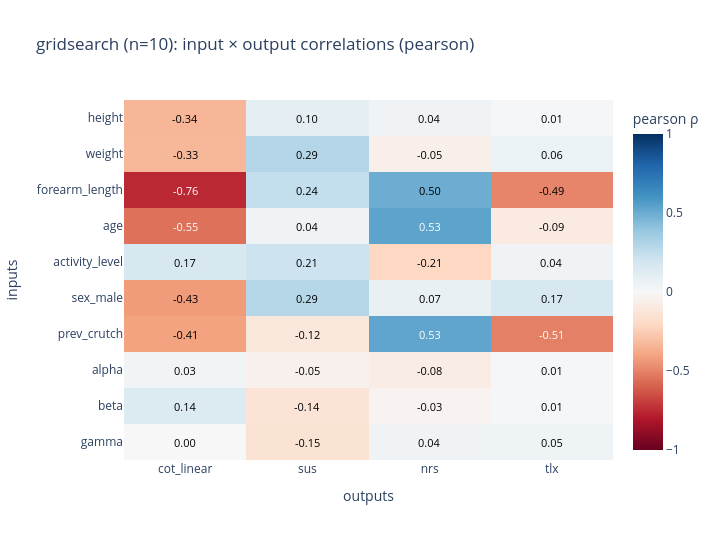
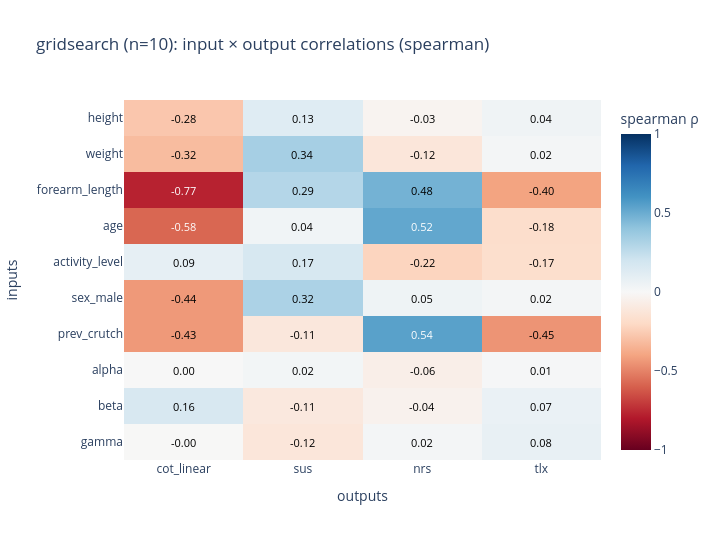

Notebook cell for these charts, in order:
### Markdown cell above
## Cell 7 - input x output correlation matrix

### Code cell
fig = opt_viz.plot_correlation_matrix(df, method='pearson', title_prefix='gridsearch (n=10): ')
fig.show()

fig = opt_viz.plot_correlation_matrix(df, method='spearman', title_prefix='gridsearch (n=10): ')
fig.show()

### Figure 1 — Plotly figure (JSON) as saved in the notebook; plotly's stock layout.template omitted (floating-point values rounded to 4 significant figures)
{"data": [{"colorbar": {"title": {"text": "pearson ρ"}}, "colorscale": [[0, "rgb(103,0,31)"], [0.1, "rgb(178,24,43)"], [0.2, "rgb(214,96,77)"], [0.3, "rgb(244,165,130)"], [0.4, "rgb(253,219,199)"], [0.5, "rgb(247,247,247)"], [0.6, "rgb(209,229,240)"], [0.7, "rgb(146,197,222)"], [0.8, "rgb(67,147,195)"], [0.9, "rgb(33,102,172)"], [1, "rgb(5,48,97)"]], "hovertemplate": "input=%{y}<br>output=%{x}<br>ρ=%{z:.3f}<extra></extra>", "type": "heatmap", "x": ["cot_linear", "sus", "nrs", "tlx"], "y": ["height", "weight", "forearm_length", "age", "activity_level", "sex_male", "prev_crutch", "alpha", "beta", "gamma"], "z": [[-0.3372, 0.1018, 0.04468, 0.008693], [-0.3297, 0.292, -0.05476, 0.06081], [-0.7554, 0.2437, 0.496, -0.4929], [-0.5503, 0.0442, 0.534, -0.09059], [0.1652, 0.2136, -0.2081, 0.04283], [-0.4257, 0.2861, 0.07377, 0.1701], [-0.4069, -0.1151, 0.5283, -0.5069], [0.03132, -0.0476, -0.07907, 0.009563], [0.1401, -0.1381, -0.02754, 0.01232], [0.002282, -0.1454, 0.04016, 0.04761]], "zmax": 1, "zmin": -1}], "layout": {"annotations": [{"font": {"color": "black", "size": 11}, "showarrow": false, "text": "-0.34", "x": "cot_linear", "y": "height"}, {"font": {"color": "black", "size": 11}, "showarrow": false, "text": "0.10", "x": "sus", "y": "height"}, {"font": {"color": "black", "size": 11}, "showarrow": false, "text": "0.04", "x": "nrs", "y": "height"}, {"font": {"color": "black", "size": 11}, "showarrow": false, "text": "0.01", "x": "tlx", "y": "height"}, {"font": {"color": "black", "size": 11}, "showarrow": false, "text": "-0.33", "x": "cot_linear", "y": "weight"}, {"font": {"color": "black", "size": 11}, "showarrow": false, "text": "0.29", "x": "sus", "y": "weight"}, {"font": {"color": "black", "size": 11}, "showarrow": false, "text": "-0.05", "x": "nrs", "y": "weight"}, {"font": {"color": "black", "size": 11}, "showarrow": false, "text": "0.06", "x": "tlx", "y": "weight"}, {"font": {"color": "white", "size": 11}, "showarrow": false, "text": "-0.76", "x": "cot_linear", "y": "forearm_length"}, {"font": {"color": "black", "size": 11}, "showarrow": false, "text": "0.24", "x": "sus", "y": "forearm_length"}, {"font": {"color": "black", "size": 11}, "showarrow": false, "text": "0.50", "x": "nrs", "y": "forearm_length"}, {"font": {"color": "black", "size": 11}, "showarrow": false, "text": "-0.49", "x": "tlx", "y": "forearm_length"}, {"font": {"color": "white", "size": 11}, "showarrow": false, "text": "-0.55", "x": "cot_linear", "y": "age"}, {"font": {"color": "black", "size": 11}, "showarrow": false, "text": "0.04", "x": "sus", "y": "age"}, {"font": {"color": "white", "size": 11}, "showarrow": false, "text": "0.53", "x": "nrs", "y": "age"}, {"font": {"color": "black", "size": 11}, "showarrow": false, "text": "-0.09", "x": "tlx", "y": "age"}, {"font": {"color": "black", "size": 11}, "showarrow": false, "text": "0.17", "x": "cot_linear", "y": "activity_level"}, {"font": {"color": "black", "size": 11}, "showarrow": false, "text": "0.21", "x": "sus", "y": "activity_level"}, {"font": {"color": "black", "size": 11}, "showarrow": false, "text": "-0.21", "x": "nrs", "y": "activity_level"}, {"font": {"color": "black", "size": 11}, "showarrow": false, "text": "0.04", "x": "tlx", "y": "activity_level"}, {"font": {"color": "black", "size": 11}, "showarrow": false, "text": "-0.43", "x": "cot_linear", "y": "sex_male"}, {"font": {"color": "black", "size": 11}, "showarrow": false, "text": "0.29", "x": "sus", "y": "sex_male"}, {"font": {"color": "black", "size": 11}, "showarrow": false, "text": "0.07", "x": "nrs", "y": "sex_male"}, {"font": {"color": "black", "size": 11}, "showarrow": false, "text": "0.17", "x": "tlx", "y": "sex_male"}, {"font": {"color": "black", "size": 11}, "showarrow": false, "text": "-0.41", "x": "cot_linear", "y": "prev_crutch"}, {"font": {"color": "black", "size": 11}, "showarrow": false, "text": "-0.12", "x": "sus", "y": "prev_crutch"}, {"font": {"color": "white", "size": 11}, "showarrow": false, "text": "0.53", "x": "nrs", "y": "prev_crutch"}, {"font": {"color": "white", "size": 11}, "showarrow": false, "text": "-0.51", "x": "tlx", "y": "prev_crutch"}, {"font": {"color": "black", "size": 11}, "showarrow": false, "text": "0.03", "x": "cot_linear", "y": "alpha"}, {"font": {"color": "black", "size": 11}, "showarrow": false, "text": "-0.05", "x": "sus", "y": "alpha"}, {"font": {"color": "black", "size": 11}, "showarrow": false, "text": "-0.08", "x": "nrs", "y": "alpha"}, {"font": {"color": "black", "size": 11}, "showarrow": false, "text": "0.01", "x": "tlx", "y": "alpha"}, {"font": {"color": "black", "size": 11}, "showarrow": false, "text": "0.14", "x": "cot_linear", "y": "beta"}, {"font": {"color": "black", "size": 11}, "showarrow": false, "text": "-0.14", "x": "sus", "y": "beta"}, {"font": {"color": "black", "size": 11}, "showarrow": false, "text": "-0.03", "x": "nrs", "y": "beta"}, {"font": {"color": "black", "size": 11}, "showarrow": false, "text": "0.01", "x": "tlx", "y": "beta"}, {"font": {"color": "black", "size": 11}, "showarrow": false, "text": "0.00", "x": "cot_linear", "y": "gamma"}, {"font": {"color": "black", "size": 11}, "showarrow": false, "text": "-0.15", "x": "sus", "y": "gamma"}, {"font": {"color": "black", "size": 11}, "showarrow": false, "text": "0.04", "x": "nrs", "y": "gamma"}, {"font": {"color": "black", "size": 11}, "showarrow": false, "text": "0.05", "x": "tlx", "y": "gamma"}], "height": 540, "title": {"text": "gridsearch (n=10): input × output correlations (pearson)"}, "width": 720, "xaxis": {"title": {"text": "outputs"}}, "yaxis": {"autorange": "reversed", "title": {"text": "inputs"}}}}

### Figure 2 — Plotly figure (JSON) as saved in the notebook; plotly's stock layout.template omitted (floating-point values rounded to 4 significant figures)
{"data": [{"colorbar": {"title": {"text": "spearman ρ"}}, "colorscale": [[0, "rgb(103,0,31)"], [0.1, "rgb(178,24,43)"], [0.2, "rgb(214,96,77)"], [0.3, "rgb(244,165,130)"], [0.4, "rgb(253,219,199)"], [0.5, "rgb(247,247,247)"], [0.6, "rgb(209,229,240)"], [0.7, "rgb(146,197,222)"], [0.8, "rgb(67,147,195)"], [0.9, "rgb(33,102,172)"], [1, "rgb(5,48,97)"]], "hovertemplate": "input=%{y}<br>output=%{x}<br>ρ=%{z:.3f}<extra></extra>", "type": "heatmap", "x": ["cot_linear", "sus", "nrs", "tlx"], "y": ["height", "weight", "forearm_length", "age", "activity_level", "sex_male", "prev_crutch", "alpha", "beta", "gamma"], "z": [[-0.2764, 0.126, -0.02757, 0.04354], [-0.3156, 0.3355, -0.1196, 0.01894], [-0.7717, 0.2935, 0.4753, -0.404], [-0.5799, 0.03761, 0.5209, -0.1798], [0.08911, 0.1691, -0.2218, -0.1744], [-0.4351, 0.316, 0.04836, 0.02162], [-0.434, -0.1144, 0.5446, -0.4487], [0.002382, 0.02499, -0.06369, 0.00794], [0.1618, -0.1058, -0.04022, 0.06824], [-0.002572, -0.1193, 0.02104, 0.07863]], "zmax": 1, "zmin": -1}], "layout": {"annotations": [{"font": {"color": "black", "size": 11}, "showarrow": false, "text": "-0.28", "x": "cot_linear", "y": "height"}, {"font": {"color": "black", "size": 11}, "showarrow": false, "text": "0.13", "x": "sus", "y": "height"}, {"font": {"color": "black", "size": 11}, "showarrow": false, "text": "-0.03", "x": "nrs", "y": "height"}, {"font": {"color": "black", "size": 11}, "showarrow": false, "text": "0.04", "x": "tlx", "y": "height"}, {"font": {"color": "black", "size": 11}, "showarrow": false, "text": "-0.32", "x": "cot_linear", "y": "weight"}, {"font": {"color": "black", "size": 11}, "showarrow": false, "text": "0.34", "x": "sus", "y": "weight"}, {"font": {"color": "black", "size": 11}, "showarrow": false, "text": "-0.12", "x": "nrs", "y": "weight"}, {"font": {"color": "black", "size": 11}, "showarrow": false, "text": "0.02", "x": "tlx", "y": "weight"}, {"font": {"color": "white", "size": 11}, "showarrow": false, "text": "-0.77", "x": "cot_linear", "y": "forearm_length"}, {"font": {"color": "black", "size": 11}, "showarrow": false, "text": "0.29", "x": "sus", "y": "forearm_length"}, {"font": {"color": "black", "size": 11}, "showarrow": false, "text": "0.48", "x": "nrs", "y": "forearm_length"}, {"font": {"color": "black", "size": 11}, "showarrow": false, "text": "-0.40", "x": "tlx", "y": "forearm_length"}, {"font": {"color": "white", "size": 11}, "showarrow": false, "text": "-0.58", "x": "cot_linear", "y": "age"}, {"font": {"color": "black", "size": 11}, "showarrow": false, "text": "0.04", "x": "sus", "y": "age"}, {"font": {"color": "white", "size": 11}, "showarrow": false, "text": "0.52", "x": "nrs", "y": "age"}, {"font": {"color": "black", "size": 11}, "showarrow": false, "text": "-0.18", "x": "tlx", "y": "age"}, {"font": {"color": "black", "size": 11}, "showarrow": false, "text": "0.09", "x": "cot_linear", "y": "activity_level"}, {"font": {"color": "black", "size": 11}, "showarrow": false, "text": "0.17", "x": "sus", "y": "activity_level"}, {"font": {"color": "black", "size": 11}, "showarrow": false, "text": "-0.22", "x": "nrs", "y": "activity_level"}, {"font": {"color": "black", "size": 11}, "showarrow": false, "text": "-0.17", "x": "tlx", "y": "activity_level"}, {"font": {"color": "black", "size": 11}, "showarrow": false, "text": "-0.44", "x": "cot_linear", "y": "sex_male"}, {"font": {"color": "black", "size": 11}, "showarrow": false, "text": "0.32", "x": "sus", "y": "sex_male"}, {"font": {"color": "black", "size": 11}, "showarrow": false, "text": "0.05", "x": "nrs", "y": "sex_male"}, {"font": {"color": "black", "size": 11}, "showarrow": false, "text": "0.02", "x": "tlx", "y": "sex_male"}, {"font": {"color": "black", "size": 11}, "showarrow": false, "text": "-0.43", "x": "cot_linear", "y": "prev_crutch"}, {"font": {"color": "black", "size": 11}, "showarrow": false, "text": "-0.11", "x": "sus", "y": "prev_crutch"}, {"font": {"color": "white", "size": 11}, "showarrow": false, "text": "0.54", "x": "nrs", "y": "prev_crutch"}, {"font": {"color": "black", "size": 11}, "showarrow": false, "text": "-0.45", "x": "tlx", "y": "prev_crutch"}, {"font": {"color": "black", "size": 11}, "showarrow": false, "text": "0.00", "x": "cot_linear", "y": "alpha"}, {"font": {"color": "black", "size": 11}, "showarrow": false, "text": "0.02", "x": "sus", "y": "alpha"}, {"font": {"color": "black", "size": 11}, "showarrow": false, "text": "-0.06", "x": "nrs", "y": "alpha"}, {"font": {"color": "black", "size": 11}, "showarrow": false, "text": "0.01", "x": "tlx", "y": "alpha"}, {"font": {"color": "black", "size": 11}, "showarrow": false, "text": "0.16", "x": "cot_linear", "y": "beta"}, {"font": {"color": "black", "size": 11}, "showarrow": false, "text": "-0.11", "x": "sus", "y": "beta"}, {"font": {"color": "black", "size": 11}, "showarrow": false, "text": "-0.04", "x": "nrs", "y": "beta"}, {"font": {"color": "black", "size": 11}, "showarrow": false, "text": "0.07", "x": "tlx", "y": "beta"}, {"font": {"color": "black", "size": 11}, "showarrow": false, "text": "-0.00", "x": "cot_linear", "y": "gamma"}, {"font": {"color": "black", "size": 11}, "showarrow": false, "text": "-0.12", "x": "sus", "y": "gamma"}, {"font": {"color": "black", "size": 11}, "showarrow": false, "text": "0.02", "x": "nrs", "y": "gamma"}, {"font": {"color": "black", "size": 11}, "showarrow": false, "text": "0.08", "x": "tlx", "y": "gamma"}], "height": 540, "title": {"text": "gridsearch (n=10): input × output correlations (spearman)"}, "width": 720, "xaxis": {"title": {"text": "outputs"}}, "yaxis": {"autorange": "reversed", "title": {"text": "inputs"}}}}
